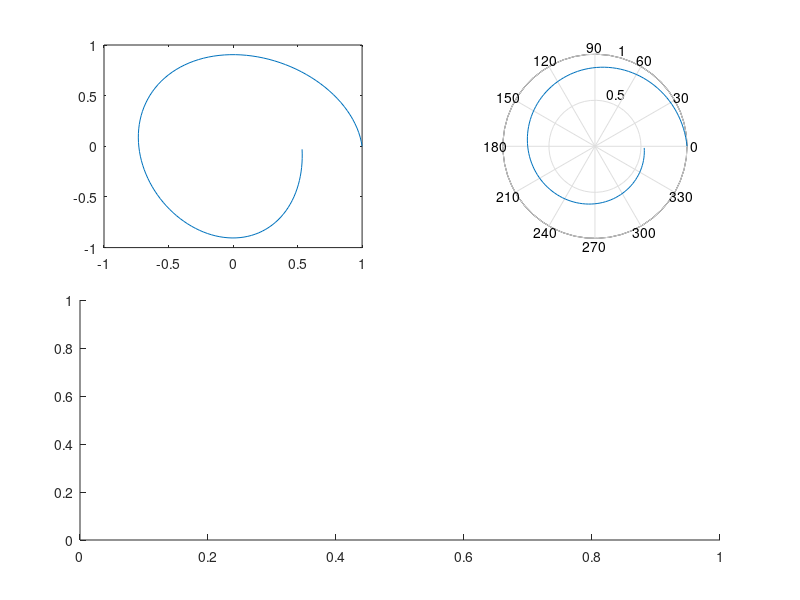

Write MATLAB code to recreate this figure.
t = 0:0.05:pi*2;

h1 = subplot(221);
plot(exp(-0.1 * t).*cos(t), exp(-0.1).*sin(t))

h2 = subplot(222); 
polar(t, exp(-0.1 * t))

h3 = subplot('position', [0.1, 0.1, 0.8, 0.4]);

